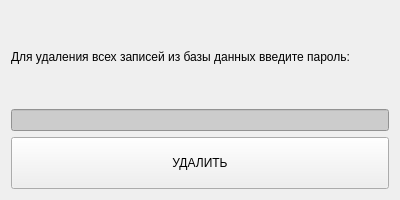
<?xml version="1.0" encoding="UTF-8"?>
<ui version="4.0">
 <class>RemoveDB</class>
 <widget class="QWidget" name="RemoveDB">
  <property name="geometry">
   <rect>
    <x>0</x>
    <y>0</y>
    <width>400</width>
    <height>200</height>
   </rect>
  </property>
  <property name="minimumSize">
   <size>
    <width>400</width>
    <height>200</height>
   </size>
  </property>
  <property name="maximumSize">
   <size>
    <width>400</width>
    <height>200</height>
   </size>
  </property>
  <property name="windowTitle">
   <string>УДАЛИТЬ БАЗУ ДАННЫХ???</string>
  </property>
  <layout class="QVBoxLayout" name="verticalLayout" stretch="1,1,1">
   <item>
    <widget class="QLabel" name="label">
     <property name="text">
      <string>Для удаления всех записей из базы данных введите пароль:</string>
     </property>
     <property name="textFormat">
      <enum>Qt::MarkdownText</enum>
     </property>
     <property name="wordWrap">
      <bool>true</bool>
     </property>
     <property name="openExternalLinks">
      <bool>false</bool>
     </property>
    </widget>
   </item>
   <item>
    <widget class="QLineEdit" name="lineEdit">
     <property name="styleSheet">
      <string notr="true">background-color: #cccccc;</string>
     </property>
     <property name="echoMode">
      <enum>QLineEdit::Password</enum>
     </property>
    </widget>
   </item>
   <item>
    <widget class="QPushButton" name="pushButton">
     <property name="minimumSize">
      <size>
       <width>0</width>
       <height>52</height>
      </size>
     </property>
     <property name="text">
      <string>УДАЛИТЬ</string>
     </property>
    </widget>
   </item>
  </layout>
 </widget>
 <resources/>
 <connections/>
</ui>
